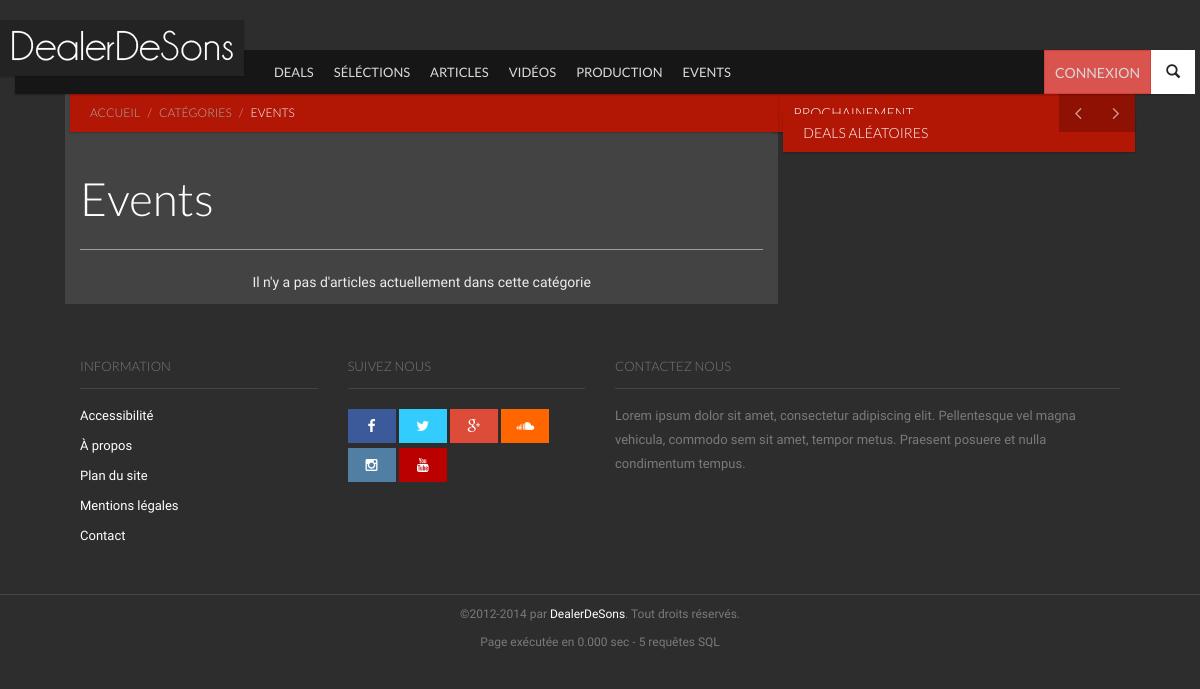
The page /categories-1.html on the database as committed earlier.
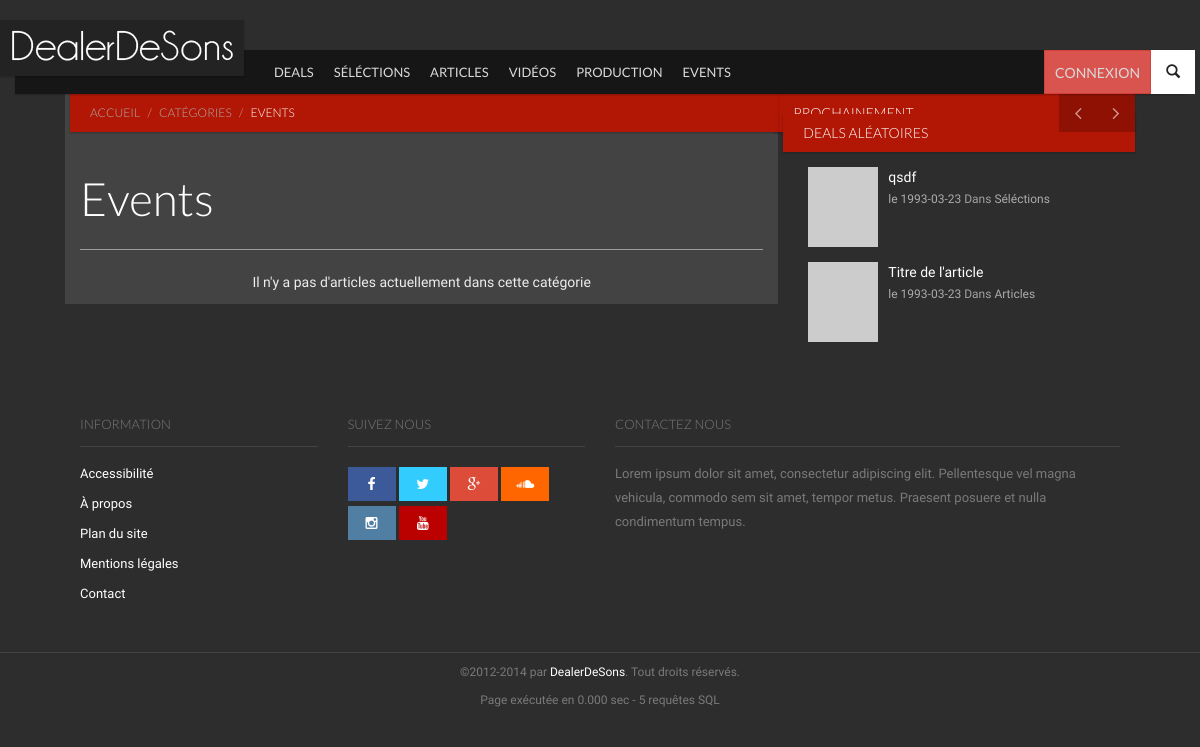
The same page on the database as committed later.
### tables this page shows
CREATE TABLE `categories` (
`id_cat` int(11) NOT NULL,
  `nom_cat` varchar(255) NOT NULL,
  `menu` bit(1) NOT NULL,
  `ordre` int(2) NOT NULL
);

CREATE TABLE `articles` (
`id_article` int(1) NOT NULL,
  `titre` varchar(255) NOT NULL,
  `introduction` text NOT NULL,
  `contenu` text NOT NULL,
  `statut` tinyint(1) DEFAULT NULL,
  `en_avant` tinyint(1) NOT NULL,
  `date` date NOT NULL,
  `note` int(11) NOT NULL,
  `nbr_notes` int(11) NOT NULL,
  `id_user` int(11) NOT NULL,
  `id_cat` int(11) NOT NULL
);

### inc/modeles/articles.php (called while the page is built, shortened)
<?php
function liste_categories($menu='', $by=''){
	$categories = array();
	$req_menu = '';
	$order_by = '';
	$limit = '';
	switch ($menu)
	{
	case 'menu':
        $req_menu = 'WHERE menu = 1';
    break;
	}
	switch ($by)
	{
	case 'croissant':
        $order_by = 'ORDER BY ordre ASC';
    break;
	}
	$ajoutRequete = $req_menu.' '.$order_by.' '.$limit.'';
	$myRequete = 'SELECT *
					FROM categories
					'.$ajoutRequete;
	$req = requete($myRequete);
        while ($data = mysqli_fetch_assoc($req))
        {
                $categories[] = $data;
        }
        return $categories;
}
function liste_articles($by='autre', $id_cat='', $id_user='', $limit='10', $statut='public'){
	$articles = array();
	$by_user = null;
	$by_cat = null;
	switch ($by)
	{
	case 'date':
        $order_by = 'ORDER BY articles.date';
    break;
    case 'alea':
        $order_by = 'ORDER BY rand()';
    break;
    default:
        $order_by = '';
	}
	switch ($statut)
	{
	case 'public':
        $statut_req = 'AND articles.statut = "1"';
    break;
	}
	if(!empty($id_cat)) {
	    $by_cat = 'AND categories.id_cat = "'.$id_cat.'"';
	}
	if(!empty($limit)) {
	    $limit = 'LIMIT '.$limit;
	}
	$ajoutRequete = $statut_req.'
					'.$by_cat.'
					'.$by_user.'
					'.$order_by.'
					'.$limit.';';
	$myRequete = 'SELECT *
					FROM articles, utilisateurs, categories
					WHERE articles.id_user = utilisateurs.id_user
					AND articles.id_cat = categories.id_cat
					'.$ajoutRequete;
	$req = requete($myRequete);
	if ($req) {
        while ($data = mysqli_fetch_assoc($req))
        {
                $articles[] = $data;
        }
    }
        return $articles;
 }
function count_articles($id_cat='', $id_user='', $public=''){
	$by_user = null;
	$by_cat = null;
	$by_statut = null;
	if(!empty($id_cat)) {
	    $by_cat = 'AND categories.id_cat = "'.$id_cat.'"';
	}
	if(empty($public)) {
	    $by_statut = 'AND articles.statut = "1"';
	}
	$ajoutRequete = $by_statut.'
					'.$by_cat.'
					'.$by_user.';';
	$myRequete = 'SELECT COUNT(*) AS total
					FROM articles, utilisateurs, categories
					WHERE articles.id_user = utilisateurs.id_user
					AND  articles.id_cat = categories.id_cat
					'.$ajoutRequete;
	$req = requete($myRequete);
	$data = mysqli_fetch_assoc($req);
	$nbrArticles = $data['total'];
        return $nbrArticles;
}
?>

### inc/fonctions.php (called while the page is built, shortened)
<?php
function requete($myRequete) {
	global $query_count, $myConnexion;
	return mysqli_query($myConnexion,$myRequete);
}
?>

### inc/init.php (called while the page is built, shortened)
<?php
	include(dirname(__FILE__).'/modeles/articles.php');
	$categories_menu = liste_categories('menu', 'croissant');
	$page = isset($_GET['page']) ? $page = $_GET['page'] : $page = '';
	if(($page == '') OR ($page == 'accueil') OR ($page == 'index') OR ($page == 'articles') OR ($page == 'categories')){
	$widget_aleatoire = liste_articles('alea');
	}
?>

### pages/vues/categorie.php (the view)
			<div id="content" class="content section row">
				<div class="col-md-8 bg-base col-lg-8 col-xl-9">
					<div class="ribbon ribbon-highlight">
						<ol class="breadcrumb ribbon-inner">
							<li><a href="index.html">Accueil</a></li>
							<li><a href="categories.html">Catégories</a></li>
							<li class="active"><?php echo $data['nom_cat']; ?></li>
						</ol>
					</div>
					<div class="entries">
						<header class="page-header">
							<h2 class="page-title">
								<?php echo $data['nom_cat']; ?>
							</h2>
						</header>
<?php
if($nb_articles > 0){
include 'includes/articles.php';
}else{
?>
<div class="col-md-12 text-center">
	<p>Il n'y a pas d'articles actuellement dans cette catégorie</p>
</div>
<?php
}
?>
					</div>
				</div>
<?php
include('includes/sidebar.php');
?>
			</div>

### pages/vues/header.php (shortened to what the changed rows need)
<!DOCTYPE html>
 <html class="no-js">
	<head>
		<link rel="stylesheet" href="vendor/bootstrap/css/bootstrap.min.css">
		<link rel="stylesheet" href="vendor/font-awesome/css/font-awesome.min.css">
		<link rel="stylesheet" href="vendor/prettyPhoto/css/prettyPhoto.css">
		<link rel="stylesheet" href="css/base.css">
		<link rel="stylesheet" href="css/components.css">
		<link rel="stylesheet" href="css/style.css">
		<link rel="stylesheet" href="css/modifs.css">
	</head>
	<body>
		<nav id="header" class="header-navbar" role="navigation">
			<div class="header-navbar-inner container">
				<ul class="nav navbar-nav">
<?php
foreach($categories_menu as $data)
{
?>
					<li class="visible-md visible-lg"><a href="categories-<?php echo $data['id_cat']; ?>.html"><?php echo $data['nom_cat']; ?></a></li>
<?php
}
?>
				</ul>
			</div>
		</nav>
		<div id="main" class="container">

### pages/vues/includes/sidebar.php (shortened to what the changed rows need)
				<div class="sidebar col-md-4 col-lg-4 col-xl-3">
				<aside id="reviewCarousel" class="widget carousel slide">
						<h2 class="widget-title ribbon"><span>Prochainement</span></h2>
						<a class="left carousel-control" href="#reviewCarousel" data-slide="prev">
							<i class="fa fa-angle-left"></i>
						</a>
						<a class="right carousel-control" href="#reviewCarousel" data-slide="next">
							<i class="fa fa-angle-right"></i>
						</a>
					</aside>
				<aside class="widget">
						<h2 class="widget-title ribbon"><span>Deals Aléatoires</span></h2>
						<div class="entries row">
<?php
foreach($widget_aleatoire as $data)
{
?>
							<article class="type-post style-media-list media col-sm-6 col-md-12">
								<img src="http://placehold.it/80x80" data-src="http://placehold.it/80x80" data-src-retina="http://placehold.it/160x160" width="80" height="80" class="media-object pull-left" alt="" style="opacity: 1;">
								<div class="media-body">
									<h3 class="entry-title">
										<a href="articles-<?php echo $data['id_article'];?>.html" rel="bookmark"><?php echo $data['titre']; ?></a>
									</h3>
									<div class="entry-meta">
										<span class="entry-date"><a href="articles-<?php echo $data['id_article']; ?>.html">le <time datetime="<?php echo $data['date']; ?>"><?php echo $data['date']; ?></time></a></span>
										<span class="category">Dans <a href="categorie-<?php echo $data['id_cat']; ?>"><?php echo $data['nom_cat']; ?></a></span>
									</div>
								</div>
							</article>
<?php
}
?>
						</div>
					</aside>
				</div>
				</div>

Rows that differ between the two databases and show on the page:
added articles: titre "qsdf", date "1993-03-23", id_cat.nom_cat "Séléctions"
added articles: titre "Titre de l'article", date "1993-03-23", id_cat.nom_cat "Articles"
